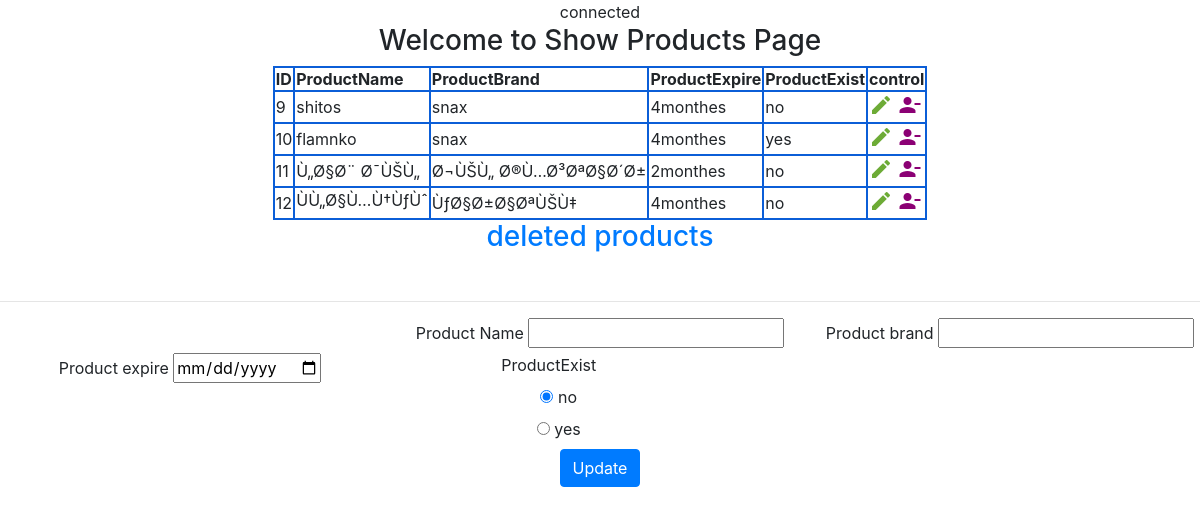
The app's page /showproducts.php with its own data.
### tables this page shows
CREATE TABLE IF NOT EXISTS `products` (
  `id` int(11) NOT NULL AUTO_INCREMENT,
  `proname` varchar(50) DEFAULT NULL,
  `probrand` varchar(50) DEFAULT NULL,
  `proexpire` varchar(50) DEFAULT NULL,
  `proexist` tinyint(1) DEFAULT NULL,
  `status` tinyint(1) DEFAULT NULL,
  PRIMARY KEY (`id`)
);

### Product.php (called while the page is built, shortened)
<?php
class Product{
    public $proexpire;
    public function __construct(){
        $proexpire = $this->proexpire;
        $dif = date_diff(date_create($proexpire),date_create(date("Y-m-d")));
        $this->long=$dif->format('%m'.'monthes');
    }
}

### showproducts.php (the view, shortened to what this page needs)
<?php
require_once "Product.php";
require_once "connection.php";
$querystr = $connection->prepare("select * from products where status=1");
$querystr->execute();
$product = $querystr->fetchAll(PDO::FETCH_CLASS,'Product');
?>
<!doctype html>
<html lang="en">
<head>
    <link rel="stylesheet" href="../css/bootstrap.min.css">
</head>
<body>
<h3>Welcome to Show Products Page</h3>
<center>
    <table >
        <tr>
            <th>ID</th>
            <th>ProductName</th>
            <th>ProductBrand</th>
            <th>ProductExpire</th>
            <th>ProductExist</th>
            <th>control</th>
        </tr>
        <?php foreach ($product as $product): ?>
            <tr>
                <td><?=$product->id?></td>
                <td><?=$product->proname?></td>
                <td><?=$product->probrand?></td>
                <td><?=$product->long?></td>
                <td><?=$proexist=($product->proexist==1)?"yes":"no";
                    "exist:".$proexist?></td>
                <td>
                    <a title="تعديل" href="editproduct.php?id=<?= $product->id?>"><i class="material-icons" style="color: rgba(70,149,0,0.79)">edit</i></a>
                    <a title="انت ف وعيك يبني " href="softdeleteproduct.php?id=<?= $product->id?>"><i class="material-icons" style="color: #8b0074;">person_remove</i></a>
                </td>
            </tr>
        <?php endforeach; ?>
    </table>
    <h3 style="color: forestgreen"> <a href="deletedproducts.php"> deleted products </a></h3>
    <br>
</center>
<hr>
<form class="row g-3 needs-validation" action="insertproduct.php" method="post" novalidate>
    <div class="col-md-4">
    </div>
    <div class="col-md-4">
        <label>Product Name</label>
        <input type="text" name="proname"   required>
    </div>
    <div class="col-md-4">
        <label >Product brand</label>
        <input type="text" name="probrand"  required>
    </div>
    <div class="col-md-4">
        <label >Product expire</label>
        <input type="date" name="proexpire"  required>
    </div>
    <div class="col-md-3">
        <label for="validationCustom04" class="form-label">ProductExist</label>
       <div class="form-check">
            <input  type="radio" name="proexist"  value="0" checked >
            <label  >
                no
            </label>
        </div>
        <div class="form-check">
            <input  type="radio" name="proexist" value="1" >
            <label >
                yes
            </label>
        </div>
    </div>
    <div class="col-12">
        <button class="btn btn-primary" name="insertproduct" type="submit">Update</button>
    </div>
</form>
</body>
</html>

### showproducts.php (style rules this page uses)
body { text-align: center; }
table,tr,th,td { border: 2px solid #0b5ed7; }

### records on screen
products: id "9", proname "shitos", probrand "snax", proexpire "4monthes", proexist "no"
products: id "10", proname "flamnko", probrand "snax", proexpire "4monthes", proexist "yes"
products: id "11", proname "Ù„Ø§Ø¨ Ø¯ÙŠÙ„", probrand "Ø¬ÙŠÙ„ Ø®Ù…Ø³ØªØ§Ø´Ø±", proexpire "2monthes", proexist "no"
products: id "12", proname "ÙÙ„Ø§Ù…Ù†ÙƒÙˆ", probrand "ÙƒØ§Ø±Ø§ØªÙŠÙ‡", proexpire "4monthes", proexist "no"
